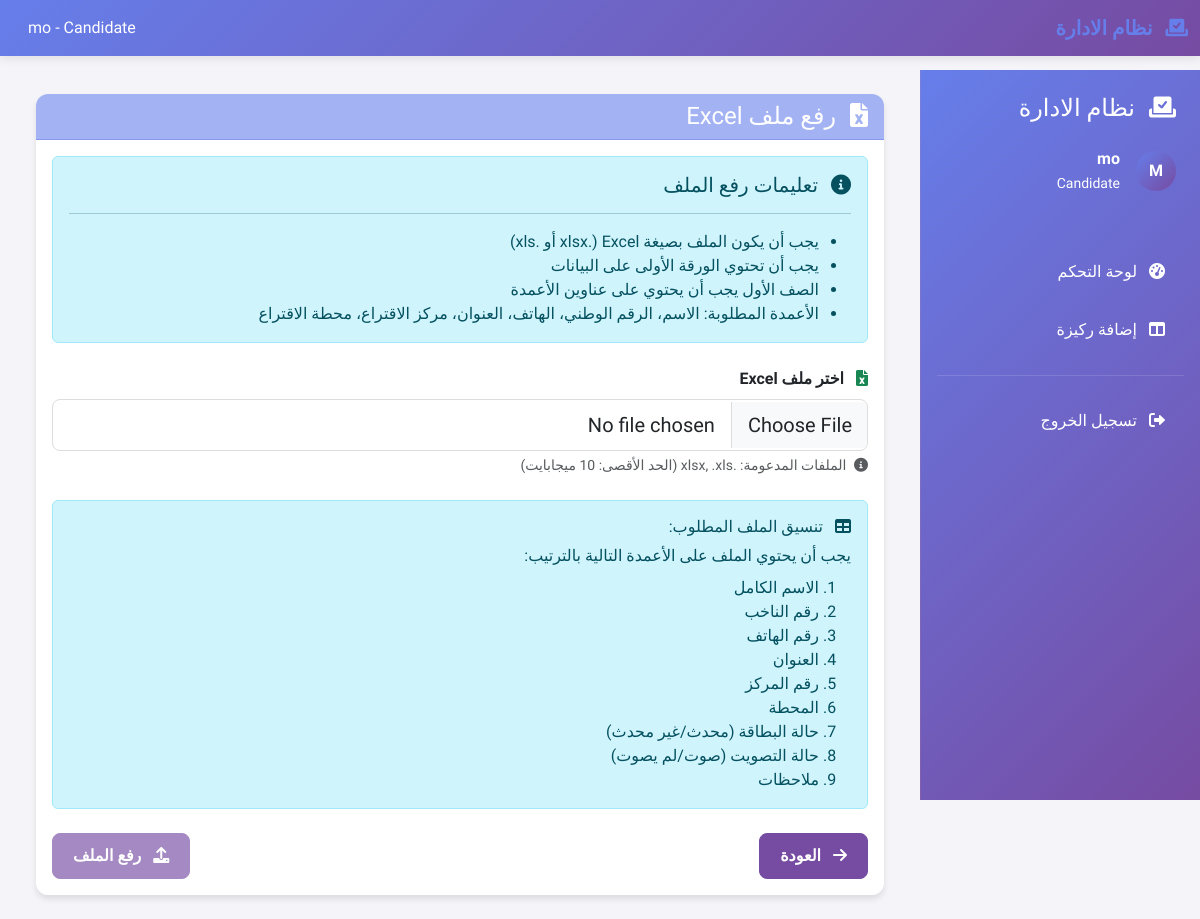
Page /candidate/upload-excel/ (signed in) on the committed database.
### elections/models.py (models this page shows)
class CustomUser(AbstractUser):
    USER_TYPES = (
        ('admin', 'إدارة'),
        ('entity', 'كيان'),
        ('candidate', 'مرشح'),
        ('pillar', 'ركيزة'),
    )
    user_type = models.CharField(max_length=20, choices=USER_TYPES, default='pillar')
    full_name = models.CharField(max_length=200, verbose_name='الاسم الكامل')
    phone_number = models.CharField(max_length=15, verbose_name='رقم الهاتف', blank=True)
    created_at = models.DateTimeField(default=timezone.now, verbose_name='تاريخ الإنشاء')
    updated_at = models.DateTimeField(auto_now=True, verbose_name='تاريخ التحديث')
    class Meta:
        verbose_name = 'مستخدم'
        verbose_name_plural = 'المستخدمون'

### elections/views.py (the view, shortened to what this page needs)
# urls.py: path('candidate/upload-excel/', views.upload_excel_candidate, name='upload_excel_candidate'),
@login_required
def upload_excel_candidate(request):
    if request.user.user_type != 'candidate':
        return redirect('elections:login')
    candidate = get_object_or_404(Candidate, user=request.user)
    return render(request, 'elections/upload_excel.html', {'type': 'candidate', 'title': 'رفع ملف الناخبين للمرشح'})

### elections/context_processors.py (called while the page is built, shortened)
def appearance_settings(request):
    settings = AppearanceSettings.get_active_settings()
    if settings:
        return {
            'appearance_settings': {
                'primary_color': settings.primary_color,
                'secondary_color': settings.secondary_color,
                'button_text_color': settings.button_text_color,
                'card_title_color': settings.card_title_color,
            }
        }

### elections/models.py (called while the page is built)
    @classmethod
    def get_active_settings(cls):
        return cls.objects.filter(is_active=True).first()

### elections/templates/elections/upload_excel.html (shortened to what this page needs)
{% extends 'elections/base.html' %}
{% load static %}
{% block content %}
<div class="container-fluid">
    <div class="row">
        <div class="col-12">
            <div class="card">
                <div class="card-header bg-warning text-dark">
                    <h4 class="mb-0">
                        <i class="fas fa-file-excel me-2"></i>
                        رفع ملف Excel
                    </h4>
                </div>
                <div class="card-body">
                    <div class="alert alert-info mb-4">
                        <h5 class="alert-heading">
                            <i class="fas fa-info-circle me-2"></i>
                            تعليمات رفع الملف
                        </h5>
                        <hr>
                        <ul class="mb-0">
                            <li>يجب أن يكون الملف بصيغة Excel (.xlsx أو .xls)</li>
                            <li>يجب أن تحتوي الورقة الأولى على البيانات</li>
                            <li>الصف الأول يجب أن يحتوي على عناوين الأعمدة</li>
                            <li>الأعمدة المطلوبة: الاسم، الرقم الوطني، الهاتف، العنوان، مركز الاقتراع، محطة الاقتراع</li>
                        </ul>
                    </div>
                    <form id="uploadForm" method="post" enctype="multipart/form-data" class="needs-validation" novalidate>
                        <div class="mb-4">
                            <label for="excel_file" class="form-label fw-bold">
                                <i class="fas fa-file-excel me-2 text-success"></i>
                                اختر ملف Excel
                            </label>
                            <input type="file" class="form-control form-control-lg" id="excel_file" name="excel_file"
                                   accept=".xlsx,.xls" required>
                            <div class="form-text">
                                <i class="fas fa-info-circle me-1"></i>
                                الملفات المدعومة: .xlsx, .xls (الحد الأقصى: 10 ميجابايت)
                            </div>
                        </div>
                        <div class="alert alert-info mb-4">
                            <h6 class="alert-heading">
                                <i class="fas fa-table me-2"></i>
                                تنسيق الملف المطلوب:
                            </h6>
                            {% if type == 'entity' %}
                            <p class="mb-2">يجب أن يحتوي الملف على الأعمدة التالية:</p>
                            <ul class="mb-0">
                                <li>username - اسم المستخدم</li>
                                <li>email - البريد الإلكتروني</li>
                                <li>first_name - الاسم الأول</li>
                                <li>last_name - اسم العائلة</li>
                                <li>phone - رقم الهاتف</li>
                                <li>address - العنوان</li>
                            </ul>
                            {% elif type == 'candidate' or type == 'pillar' %}
                            <p class="mb-2">يجب أن يحتوي الملف على الأعمدة التالية بالترتيب:</p>
                            <ol class="mb-0">
                                <li>الاسم الكامل</li>
                                <li>رقم الناخب</li>
                                <li>رقم الهاتف</li>
                                <li>العنوان</li>
                                <li>رقم المركز</li>
                                <li>المحطة</li>
                                <li>حالة البطاقة (محدث/غير محدث)</li>
                                <li>حالة التصويت (صوت/لم يصوت)</li>
                                <li>ملاحظات</li>
                            </ol>
                            {% endif %}
                        </div>
                        <div class="d-flex justify-content-between">
                            {% if request.user.user_type == 'entity' %}
                                <a href="{% url 'elections:admin_dashboard' %}" class="btn btn-secondary">
                                    <i class="fas fa-arrow-right me-2"></i>
                                    العودة
                                </a>
                            {% elif request.user.user_type == 'candidate' %}
                                <a href="{% url 'elections:candidate_dashboard' %}" class="btn btn-secondary">
                                    <i class="fas fa-arrow-right me-2"></i>
                                    العودة
                                </a>
                            {% elif request.user.user_type == 'pillar' %}
                                <a href="{% url 'elections:pillar_dashboard' %}" class="btn btn-secondary">
                                    <i class="fas fa-arrow-right me-2"></i>
                                    العودة
                                </a>
                            {% endif %}
                            <button type="submit" class="btn btn-warning text-dark" id="upload-btn" disabled>
                                <i class="fas fa-upload me-2"></i>
                                رفع الملف
                            </button>
                        </div>
                    </form>
                </div>
            </div>
        </div>
    </div>
</div>
{% endblock %}

### elections/templates/elections/base.html (shortened to what this page needs)
<!DOCTYPE html>
<html lang="ar" dir="rtl">
<head>
    <link href="https://cdn.jsdelivr.net/npm/bootstrap@5.3.0/dist/css/bootstrap.rtl.min.css" rel="stylesheet">
    <link href="https://cdnjs.cloudflare.com/ajax/libs/font-awesome/6.0.0/css/all.min.css" rel="stylesheet">
    {% load static %}
    <link href="{% static 'elections/css/dynamic-theme.css' %}" rel="stylesheet">
</head>
<body>
    {% if user.is_authenticated %}
    <nav class="navbar navbar-expand-lg top-navbar fixed-top">
        <div class="container-fluid">
            <a class="navbar-brand text-white" href="#">
                <i class="fas fa-vote-yea me-2"></i>
                نظام الادارة
            </a>
            <div class="d-flex align-items-center">
                 <span class="text-white me-3 d-none d-sm-inline">
                     {{ user.get_full_name|default:user.username }} - {{ user.user_type|capfirst }}
                 </span>
             </div>
        </div>
    </nav>
    <div class="sidebar d-lg-block" id="sidebar">
        <div class="p-4">
            <h4 class="mb-4 d-none d-lg-block" style="color: var(--button-text-color, white);">
                <i class="fas fa-vote-yea me-2"></i>
                نظام الادارة
            </h4>
            <div class="user-info mb-4">
                 <div class="d-flex align-items-center">
                     <div class="user-avatar me-3">
                         {{ user.get_full_name|default:user.username|first|upper }}
                     </div>
                     <div>
                         <div class="fw-bold" style="color: var(--button-text-color, white);">{{ user.get_full_name|default:user.username }}</div>
                         <small style="color: var(--button-text-color, rgba(255,255,255,0.7));">{{ user.user_type|capfirst }}</small>
                     </div>
                 </div>
             </div>
        </div>
        <nav class="nav flex-column">
             {% if user.user_type == 'entity' %}
                 <a class="nav-link" href="{% url 'elections:entity_dashboard' %}">
                     <i class="fas fa-tachometer-alt me-2"></i> لوحة التحكم
                 </a>
                 <a class="nav-link" href="{% url 'elections:add_candidate' %}">
                     <i class="fas fa-user-tie me-2"></i> إضافة مرشح
                 </a>
                 <a class="nav-link" href="{% url 'elections:add_voters_to_entity' %}">
                     <i class="fas fa-user-plus me-2"></i> إضافة ناخبين
                 </a>
             {% elif user.user_type == 'candidate' %}
                 <a class="nav-link" href="{% url 'elections:candidate_dashboard' %}">
                     <i class="fas fa-tachometer-alt me-2"></i> لوحة التحكم
                 </a>
                 <a class="nav-link" href="{% url 'elections:add_pillar' %}">
                     <i class="fas fa-columns me-2"></i> إضافة ركيزة
                 </a>
             {% endif %}
             <hr class="text-white-50 mx-3">
             <a class="nav-link" href="{% url 'elections:logout' %}">
                 <i class="fas fa-sign-out-alt me-2"></i> تسجيل الخروج
             </a>
         </nav>
    </div>
    <div class="main-content">
        <div class="container-fluid p-4">
            {% block content %}{% endblock %}
        </div>
    </div>
    {% else %}
        {% block login_content %}{% endblock %}
    {% endif %}
</body>
</html>

### elections/static/elections/css/dynamic-theme.css (style rules this page uses)
:root { --primary-color: #007bff; --secondary-color: #6c757d; --card-title-color: #212529; --primary-light: color-mix(in srgb, var(--primary-color) 80%, white); --primary-lighter: color-mix(in srgb, var(--primary-color) 60%, white); --primary-dark: color-mix(in srgb, var(--primary-color) 80%, black); --primary-darker: color-mix(in srgb, var(--primary-color) 60%, black); --secondary-light: color-mix(in srgb, var(--secondary-color) 80%, white); --secondary-lighter: color-mix(in srgb, var(--secondary-color) 60%, white); --secondary-dark: color-mix(in srgb, var(--secondary-color) 80%, black); --secondary-darker: color-mix(in srgb, var(--secondary-color) 60%, black); --accent-color: color-mix(in srgb, var(--primary-color) 70%, var(--secondary-color) 30%); --success-color: #28a745; --warning-color: #ffc107; --danger-color: #dc3545; --info-color: var(--primary-color); }
.btn-secondary { background-color: var(--secondary-color) !important; border-color: var(--secondary-color) !important; color: var(--button-text-color, #ffffff) !important; }
a { color: var(--primary-color) !important; }
.sidebar .nav-link { color: var(--button-text-color, rgba(255,255,255,0.9)) !important; }
.navbar-brand { color: var(--primary-color) !important; }
.top-navbar { background: linear-gradient(135deg, var(--primary-color), var(--secondary-color)) !important; }
.card-header { background-color: var(--primary-lighter) !important; border-bottom-color: var(--primary-light) !important; color: var(--card-title-color) !important; }
.sidebar { background: linear-gradient(135deg, var(--primary-color), var(--secondary-color)) !important; }
.btn-warning { background-color: var(--secondary-color) !important; border-color: var(--secondary-color) !important; color: var(--button-text-color, #ffffff) !important; }

### elections/templates/elections/base.html (style rules this page uses)
body { font-family: 'Cairo', sans-serif; background-color: #f5f5f9; }
.navbar-brand { font-weight: 700; color: var(--primary-color) !important; }
.top-navbar { background: linear-gradient(135deg, var(--primary-color), var(--secondary-color)) !important; box-shadow: 0 2px 10px rgba(0,0,0,0.1); z-index: 1030; }
.sidebar { background: linear-gradient(135deg, var(--primary-color), var(--secondary-color)) !important; position: fixed; top: 0; right: -300px; width: 300px; height: 100vh; box-shadow: -5px 0 15px rgba(0,0,0,0.1); transition: right 0.3s ease; z-index: 1040; overflow-y: auto; }
.sidebar .nav-link { color: var(--button-text-color, rgba(255,255,255,0.9)); padding: 12px 20px; margin: 5px 15px; border-radius: 8px; transition: all 0.3s ease; text-decoration: none; }
.main-content { background-color: #f5f5f9; min-height: calc(100vh - 70px); margin-top: 70px; transition: margin-right 0.3s ease; }
@media (min-width: 992px) { .sidebar { position: fixed; top: 70px; right: 0; width: 280px; height: calc(100vh - 70px); box-shadow: none; border-left: 1px solid rgba(255,255,255,0.1); transform: none; } }
@media (min-width: 992px) { .main-content { margin-right: 280px; margin-top: 70px; } }
.card { border: none; border-radius: 12px; box-shadow: 0 2px 20px rgba(0,0,0,0.08); transition: transform 0.3s ease; }
.form-control, .form-select { border-radius: 8px; border: 1px solid #e0e0e0; padding: 12px 15px; }
.user-avatar { width: 40px; height: 40px; border-radius: 50%; background: linear-gradient(135deg, var(--primary-color), var(--secondary-color)); display: flex; align-items: center; justify-content: center; color: white; font-weight: 600; }

### elections/templates/elections/upload_excel.html (style rules this page uses)
.form-control { border-radius: 8px; border: 1px solid #ddd; padding: 10px 15px; }
.btn { border-radius: 8px; padding: 10px 20px; font-weight: 600; }
.card { border-radius: 12px; box-shadow: 0 4px 6px rgba(0, 0, 0, 0.1); }
.card-header { border-radius: 12px 12px 0 0 !important; }

### rows in the picture
CustomUser: get_full_name "mo", user_type "Candidate", get_full_name|first "M"
